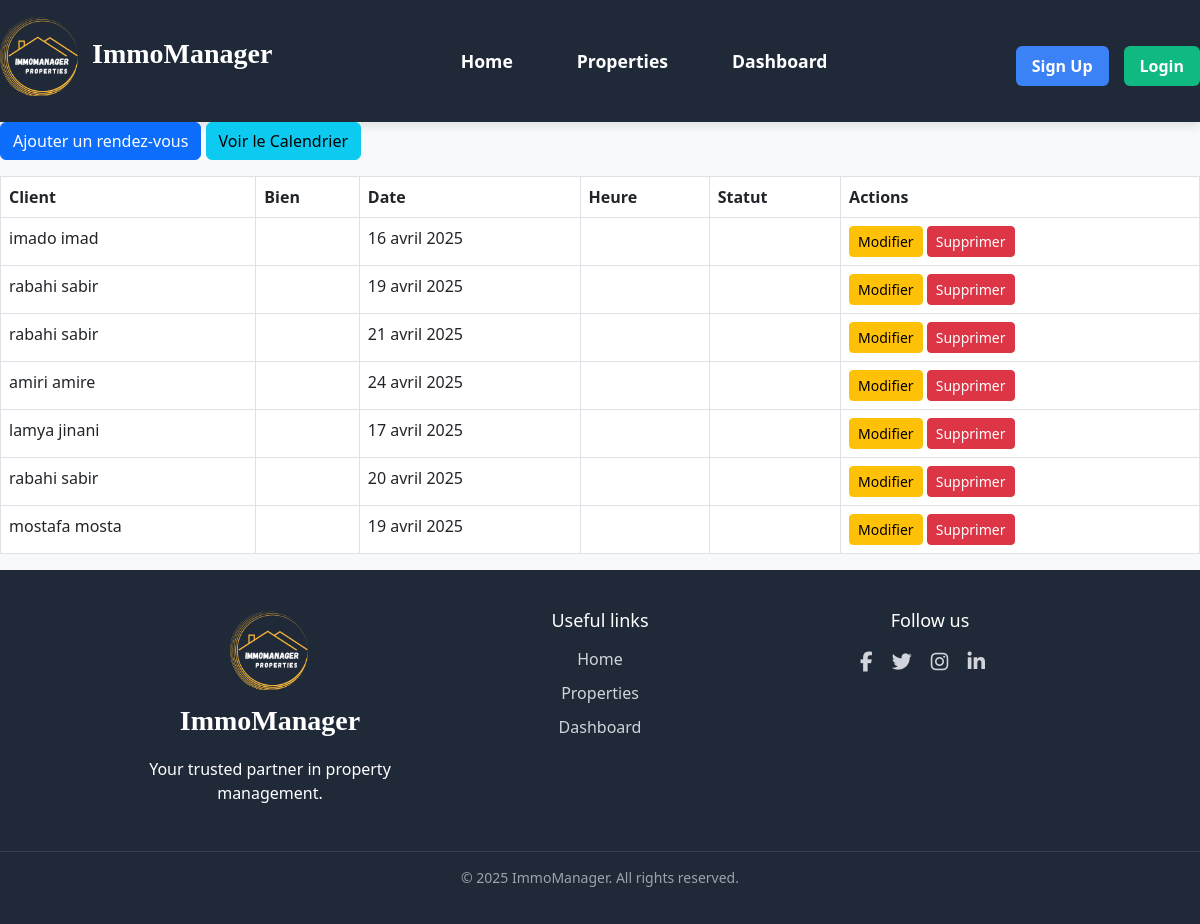
The app's page /rendezvous/rendezvous/ with its own data.
### rendezvous/models.py (models this page shows, shortened)
class RendezVous(models.Model):
    date = models.DateField()
    time = models.TimeField()  # anciennement heure
    property = models.ForeignKey(Bien, on_delete=models.CASCADE)  # anciennement bien
    client = models.ForeignKey(Client, on_delete=models.CASCADE)
    comment = models.TextField(blank=True)  # anciennement commentaire
    status = models.CharField(max_length=20, choices=[
        ('Scheduled', 'Scheduled'),
        ('Completed', 'Completed'),
        ('Canceled', 'Canceled'),
    ], default='Scheduled')  # anciennement statut

### clients/models.py (models this page shows)
class Client(models.Model):
    user = models.OneToOneField(settings.AUTH_USER_MODEL, on_delete=models.CASCADE, null=True, blank=True)
    last_name = models.CharField(max_length=100)  # Nom -> last_name
    first_name = models.CharField(max_length=100)  # Prénom -> first_name
    email = models.EmailField(unique=True)
    phone = models.CharField(max_length=20, blank=True, null=True)
    CLIENT_TYPE_CHOICES = [
        ('Buyer', 'Buyer'),  # Acheteur -> Buyer
        ('Tenant', 'Tenant'),  # Locataire -> Tenant
    ]
    client_type = models.CharField(max_length=10, choices=CLIENT_TYPE_CHOICES, default='Buyer')  # type_client -> client_type
    property = models.ForeignKey('biens.Bien', on_delete=models.SET_NULL, null=True, blank=True, related_name="interested_clients")  # bien -> property, on spécifie 'biens.Bien'
    def __str__(self):
        return f"{self.first_name} {self.last_name}"

### rendezvous/views.py (the view)
# urls.py: path('rendezvous/', views.liste_rendezvous, name='liste_rendezvous'),
def liste_rendezvous(request):
    rendezvous = RendezVous.objects.all()
    return render(request, 'rendezvous/liste_rv.html', {'rendezvous': rendezvous})

### rendezvous/templates/rendezvous/liste_rv.html (shortened to what this page needs)
{% extends 'base.html' %}
{% block content %}
<a href="{% url 'ajouter_rendezvous' %}" class="btn btn-primary mb-3">Ajouter un rendez-vous</a>
<a href="{% url 'calendrier_rendezvous' %}" class="btn btn-info mb-3">Voir le Calendrier</a>
<table class="table table-bordered">
    <thead>
        <tr>
            <th>Client</th>
            <th>Bien</th>
            <th>Date</th>
            <th>Heure</th>
            <th>Statut</th>
            <th>Actions</th>
        </tr>
    </thead>
    <tbody>
        {% for rv in rendezvous %}
        <tr>
            <td>{{ rv.client }}</td>
            <td>{{ rv.bien }}</td>
            <td>{{ rv.date }}</td>
            <td>{{ rv.heure }}</td>
            <td>{{ rv.statut }}</td>
            <td>
                <a href="{% url 'modifier_rendezvous' rv.id %}" class="btn btn-warning btn-sm">Modifier</a>
                <a href="{% url 'supprimer_rendezvous' rv.id %}" class="btn btn-danger btn-sm">Supprimer</a>
            </td>
        </tr>
        {% endfor %}
    </tbody>
</table>
{% endblock %}

### templates/base.html (style rules this page uses)
:root { --primary-color: #3b82f6; --accent-color: #00b894; --dark-color: #333; --light-color: #f8f9fa; }
* { margin: 0; padding: 0; box-sizing: border-box; }
body { font-family: 'Segoe UI', Tahoma, Geneva, Verdana, sans-serif; background-color: var(--light-color); color: var(--dark-color); margin: 0; padding: 0; }

### records on screen
RendezVous: client "imado imad", date "16 avril 2025"
RendezVous: client "rabahi sabir", date "19 avril 2025"
RendezVous: client "rabahi sabir", date "21 avril 2025"
RendezVous: client "amiri amire", date "24 avril 2025"
RendezVous: client "lamya jinani", date "17 avril 2025"
RendezVous: client "rabahi sabir", date "20 avril 2025"
RendezVous: client "mostafa mosta", date "19 avril 2025"
